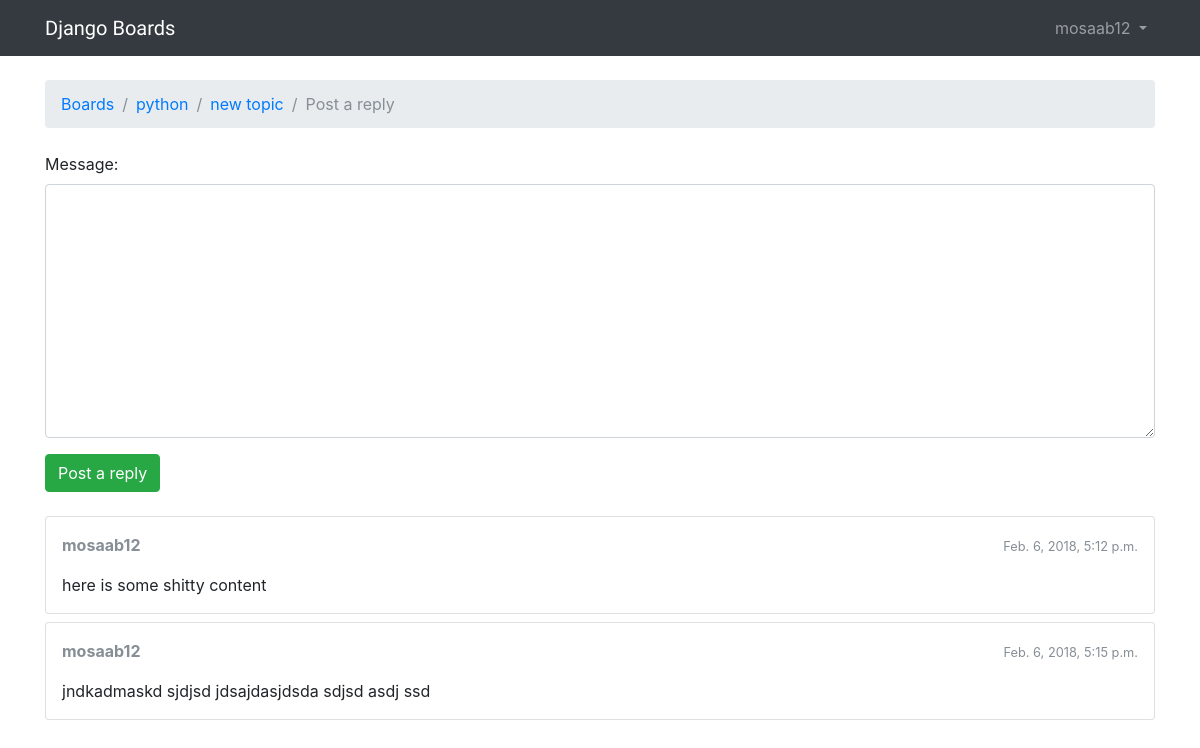
/boards/2/topics/8/reply/ (signed in), run on the app's committed database.
### boards/models.py (models this page shows, shortened)
class Topic(models.Model):
    subject = models.CharField(max_length=255)
    last_updated = models.DateTimeField(auto_now_add=True)
    board = models.ForeignKey(Board,related_name='topics')
    starter = models.ForeignKey(User, related_name='topics')
    views = models.PositiveIntegerField(default=0)

class Board(models.Model):
    name = models.CharField(max_length=30,unique=True)
    description = models.CharField(max_length=100)

class Post(models.Model):
    message = models.TextField(max_length=4000)
    topic = models.ForeignKey(Topic,related_name='posts')
    created_at = models.DateTimeField(auto_now_add=True)
    updated_at = models.DateTimeField(null=True)
    created_by = models.ForeignKey(User, related_name='posts')
    updated_by = models.ForeignKey(User, null=True, related_name='+')

### boards/views.py (the view)
# urls.py: url(r'^boards/(?P<pk>\d+)/topics/(?P<topic_pk>\d+)/reply/$', views.reply_topic, name='reply_topic'),
@login_required
def reply_topic(request, pk, topic_pk):
    topic = get_object_or_404(Topic, board__pk=pk, pk=topic_pk)
    if request.method == 'POST':
        form = PostForm(request.POST)
        if form.is_valid():
            post = form.save(commit=False)
            post.topic = topic
            post.created_by = request.user
            post.save()
            return redirect('topic_posts', pk=pk, topic_pk=topic_pk)
    else:
        form = PostForm()
    return render(request, 'reply_topic.html', {'topic': topic, 'form': form})

### boards/forms.py
class PostForm(forms.ModelForm):
    class Meta:
        model=Post
        fields = ['message',]

### templates/reply_topic.html (shortened to what this page needs)
{% extends 'base.html' %}
{% load static %}
{% block breadcrumb %}
  <li class="breadcrumb-item"><a href="{% url 'home' %}">Boards</a></li>
  <li class="breadcrumb-item"><a href="{% url 'board_topics' topic.board.pk %}">{{ topic.board.name }}</a></li>
  <li class="breadcrumb-item"><a href="{% url 'topic_posts' topic.board.pk topic.pk %}">{{ topic.subject }}</a></li>
  <li class="breadcrumb-item active">Post a reply</li>
{% endblock %}
{% block content %}
  <form method="post" class="mb-4">
    {% include 'includes/form.html' %}
    <button type="submit" class="btn btn-success">Post a reply</button>
  </form>
  {% for post in topic.posts.all %}
    <div class="card mb-2">
      <div class="card-body p-3">
        <div class="row mb-3">
          <div class="col-6">
            <strong class="text-muted">{{ post.created_by.username }}</strong>
          </div>
          <div class="col-6 text-right">
            <small class="text-muted">{{ post.created_at }}</small>
          </div>
        </div>
        {{ post.message }}
      </div>
    </div>
  {% endfor %}
{% endblock %}

### templates/base.html (shortened to what this page needs)
{% load static %}
<!DOCTYPE html>
<html>
    <head>
        <link rel="stylesheet" href="{% static 'css/bootstrap.min.css' %}">
        <link rel="stylesheet" href="{% static 'css/main.css' %}">
    </head>
    <body>
        {% block body %}
            <nav class="navbar navbar-expand-lg navbar-dark bg-dark">
                <div class="container">
                    <a class="navbar-brand" href="{% url 'home' %}">Django Boards</a>
                    <div class="collapse navbar-collapse" id="mainMenu">
                        {% if user.is_authenticated %}
                            <ul class="navbar-nav ml-auto">
                                <li class="nav-item dropdown">
                                    <a class="nav-link dropdown-toggle" href="#" id="userMenu" data-toggle="dropdown" aria-haspopup="true" aria-expanded="false">
                                        {{ user.username }}
                                    </a>
                                </li>
                            </ul>
                        {% else %}
                            <form class="form-inline ml-auto">
                                <a href="{% url 'login' %}" class="btn btn-outline-secondary">Log in</a>
                                <a href="{% url 'signup' %}" class="btn btn-primary ml-2">Sign up</a>
                            </form>
                        {% endif %}
                    </div>
                </div>
            </nav>
            <div class="container">
                <nav aria-label="breadcrumb" role="navigation">
                    <ol class="breadcrumb my-4">
                        {% block breadcrumb %}
                        {% endblock breadcrumb %}
                    </ol>
                </nav>
                {% block content %}
                {% endblock content %}
            </div>
        {% endblock body %}
    </body>
</html>

### static/css/main.css (style rules this page uses)
.navbar-brand { font-family: 'Peralta',cursive; }

### data on the page
Topic: board.name "python", subject "new topic"
Post: created_by.username "mosaab12", created_at "Feb. 6, 2018, 5:12 p.m.", message "here is some shitty content"
Post: created_by.username "mosaab12", created_at "Feb. 6, 2018, 5:15 p.m.", message "jndkadmaskd sjdjsd jdsajdasjdsda sdjsd asdj ssd"

### other printed values
{{ user.username }} "mosaab12"
{{ field.label_tag }} "Message:"
